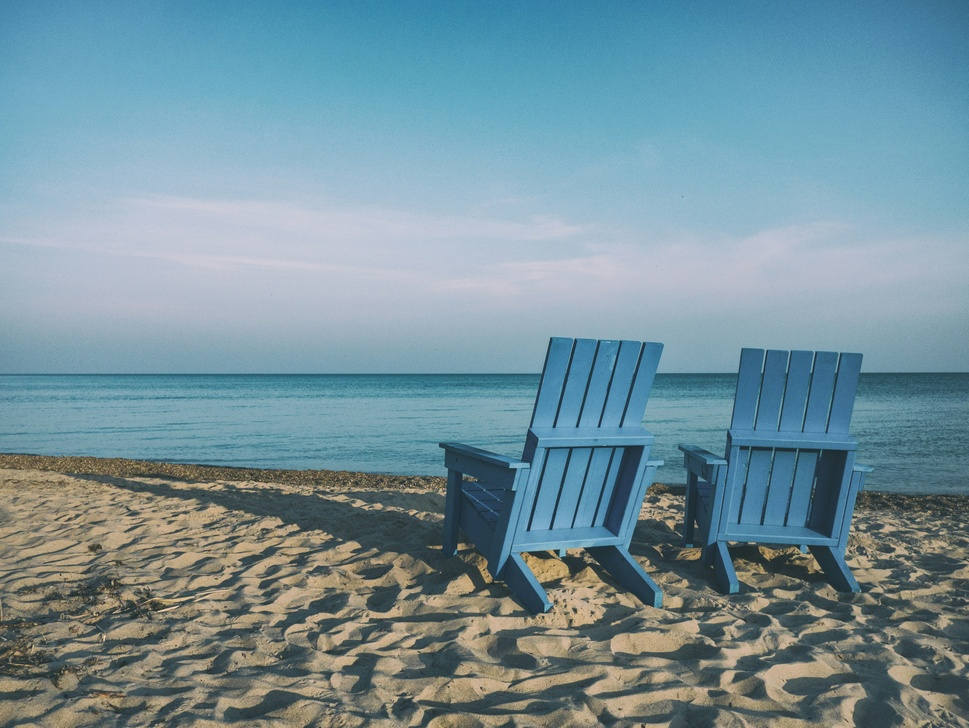
#> input picture images/chairs.jpg, 969 x 728 px, shrunk from 4463 x 3351 before the run
$ python Histogram_Gray.py
#> lines starting #> are read from the running program, lines starting #| are printed output that depends on the picture
import cv2
import numpy as np
import matplotlib.pyplot as plt
from tkinter import Tk
from tkinter.filedialog import askopenfilename


# Hide the main tkinter window
Tk().withdraw()

# Open file dialog and select the image
file_path = askopenfilename(title="Select an image", filetypes=[("Image files", "*.jpg;*.jpeg;*.png;*.bmp")])
#> the answer given: ../../images/chairs.jpg

if not file_path:
    print("No file selected")
    exit()

# Read grayscale image
image = cv2.imread(file_path, cv2.IMREAD_GRAYSCALE)
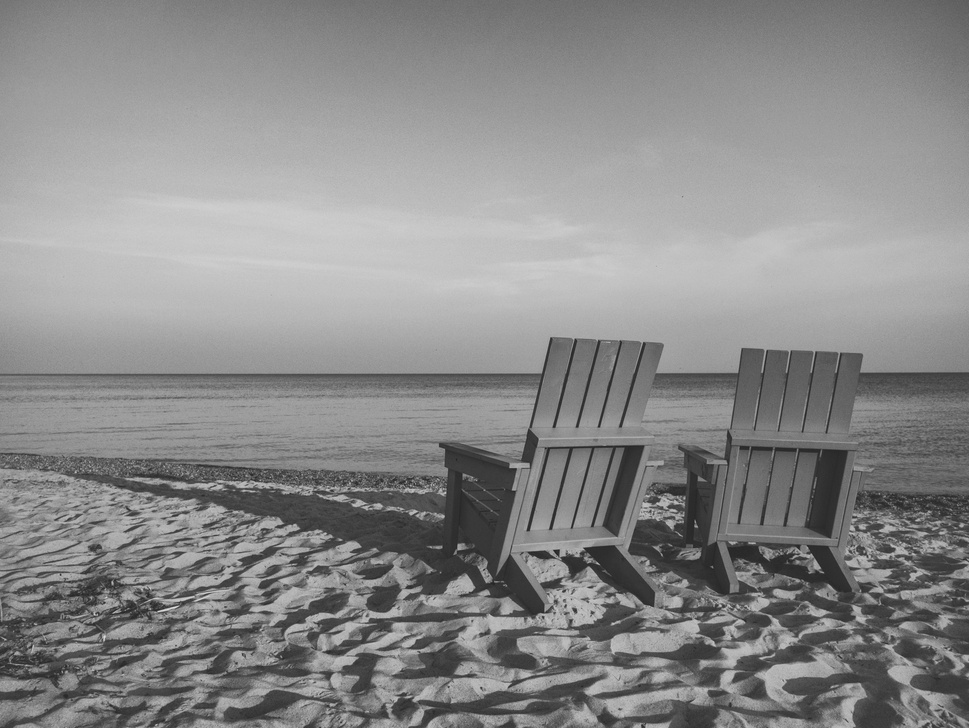
#> image: shape (728, 969); min 32, max 224, mean 138.2

# Calculate histogram
histogram = cv2.calcHist([image], [0], None, [256], [0, 256])
#> histogram = 256 values, max 8562 at index 155, min 0 at index 0, mean 2755.6

# Calculate normalized histogram
num_pixels = image.size
#> num_pixels = 705432
normalized_histogram = histogram / num_pixels
#> normalized_histogram = 256 values, max 0.0121 at index 155, min 0 at index 0, mean 0.00391

# Display original image
plt.subplot(2, 1, 1)
plt.imshow(image, cmap='gray')
plt.title('Original Image')

# Display histogram
plt.subplot(2, 2, 3)
plt.bar(range(256), histogram[:, 0])
plt.title('Histogram')
plt.xlabel('Pixel Intensity')
plt.ylabel('Frequency')

# Display normalized histogram
plt.subplot(2, 2, 4)
plt.bar(range(256), normalized_histogram[:, 0])
plt.title('Normalized Histogram')
plt.xlabel('Pixel Intensity')
plt.ylabel('Normalized Frequency')

plt.tight_layout()
plt.show()
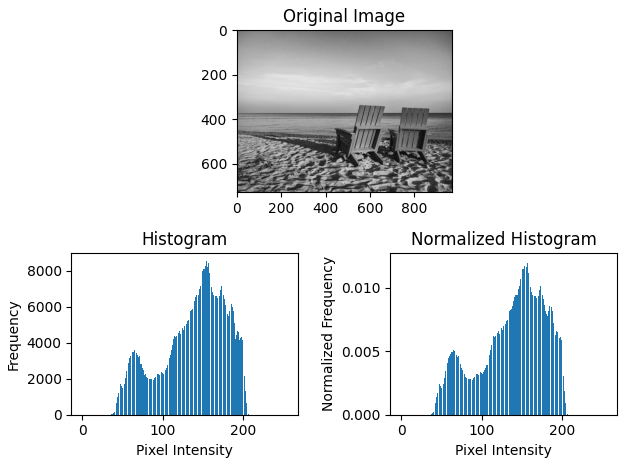
#> figure drawn by matplotlib, 3 panels; panel 2: tallest bar 8562 high, from x = 154.6 to 155.4; panel 3: tallest bar 0.0121 high, from x = 154.6 to 155.4

$ run again, on images/palms.jpg
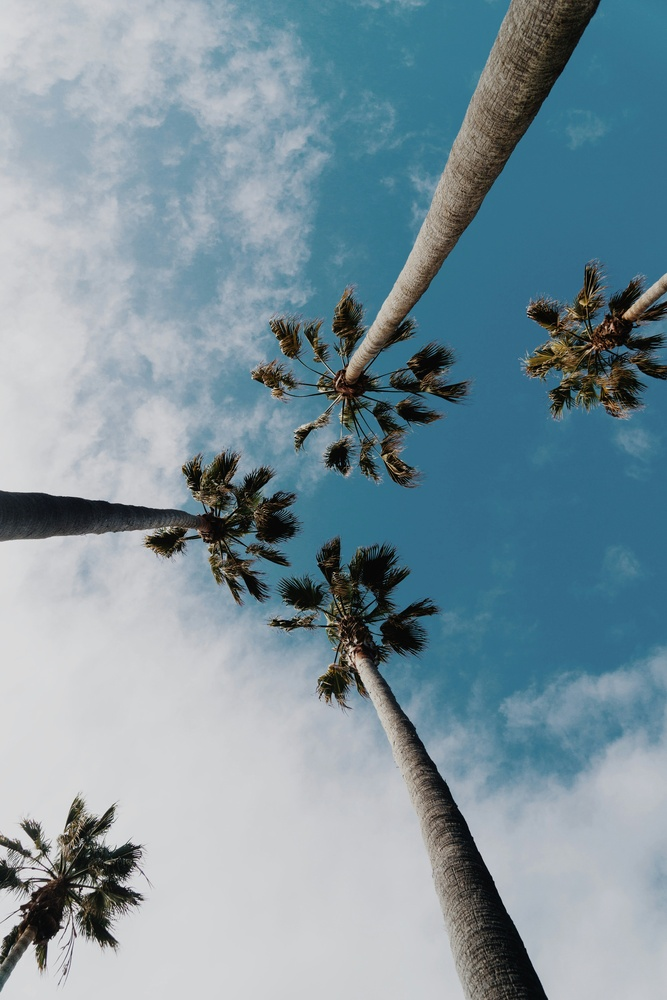
#> input picture images/palms.jpg, 667 x 1000 px, shrunk from 4000 x 6000 before the run
#> `image = cv2.imread(file_path, cv2.IMREAD_GRAYSCALE)`:
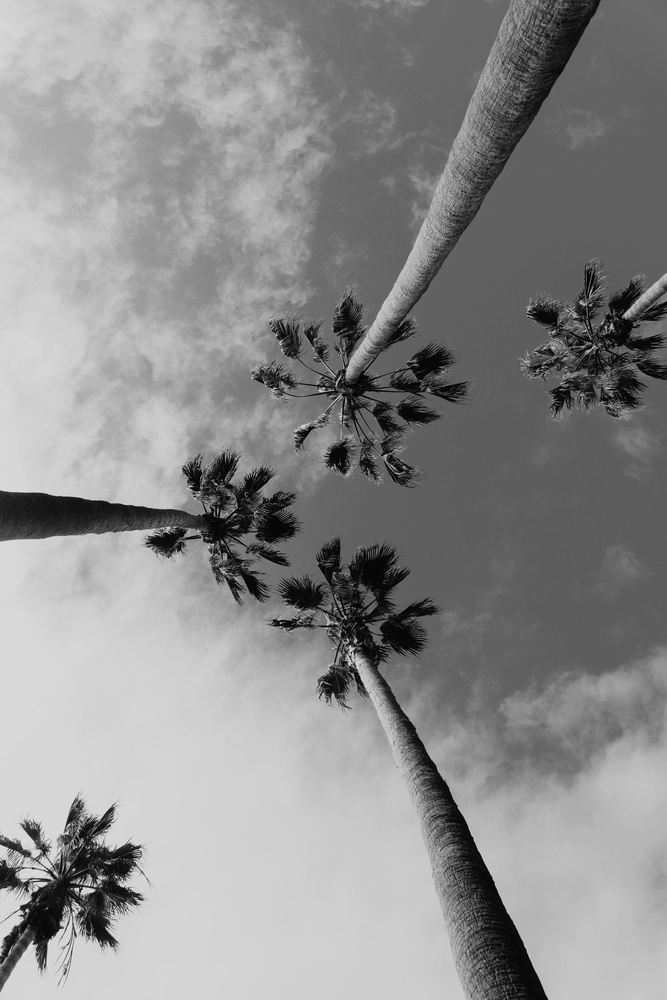
#> image: shape (1000, 667); min 0, max 239, mean 141.4
#> histogram = 256 values, max 21013 at index 93, min 0 at index 236, mean 2605.5
#> normalized_histogram = 256 values, max 0.0315 at index 93, min 0 at index 236, mean 0.00391
#> `plt.show()`:
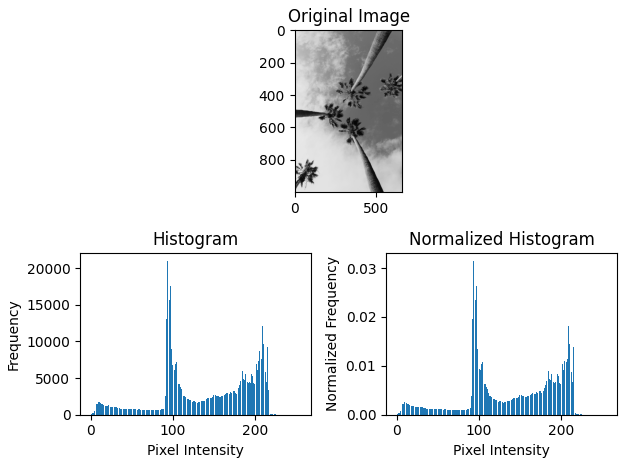
#> figure drawn by matplotlib, 3 panels; panel 2: tallest bar 21013 high, from x = 92.6 to 93.4; panel 3: tallest bar 0.0315 high, from x = 92.6 to 93.4
